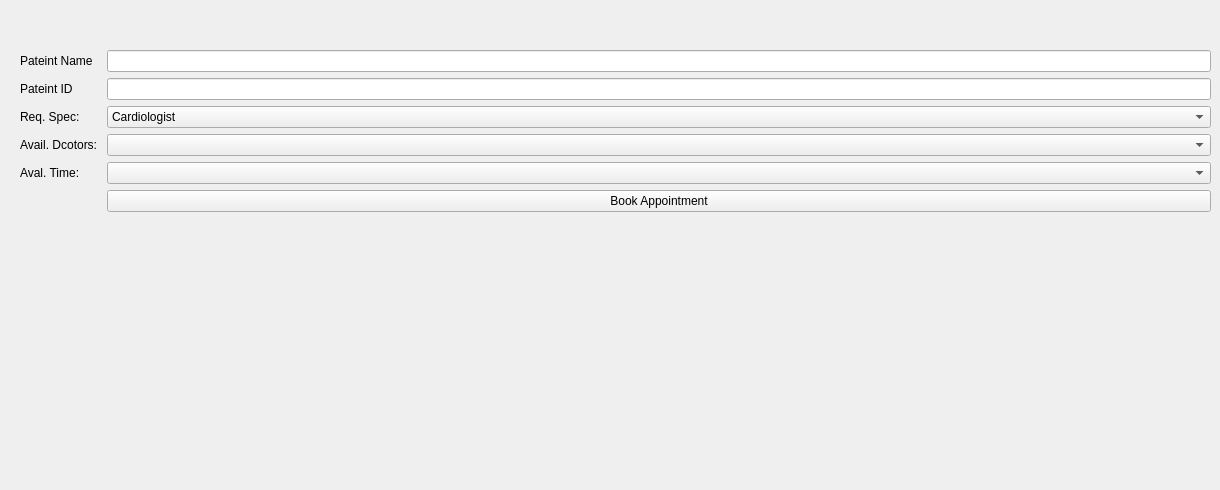
          <widget class="QWidget" name="appoint_form">
           <widget class="QWidget" name="formLayoutWidget">
            <property name="geometry">
             <rect>
              <x>20</x>
              <y>50</y>
              <width>1191</width>
              <height>431</height>
             </rect>
            </property>
            <layout class="QFormLayout" name="formLayout_6">
             <item row="0" column="0">
              <widget class="QLabel" name="label_33">
               <property name="text">
                <string>Pateint Name</string>
               </property>
              </widget>
             </item>
             <item row="0" column="1">
              <widget class="QLineEdit" name="le_pat_name"/>
             </item>
             <item row="1" column="0">
              <widget class="QLabel" name="label_35">
               <property name="text">
                <string>Pateint ID</string>
               </property>
              </widget>
             </item>
             <item row="1" column="1">
              <widget class="QLineEdit" name="le_pid"/>
             </item>
             <item row="2" column="0">
              <widget class="QLabel" name="label_34">
               <property name="text">
                <string>Req. Spec:</string>
               </property>
              </widget>
             </item>
             <item row="2" column="1">
              <widget class="QComboBox" name="cb_spec">
               <item>
                <property name="text">
                 <string>Cardiologist</string>
                </property>
               </item>
               <item>
                <property name="text">
                 <string>Neurologist</string>
                </property>
               </item>
               <item>
                <property name="text">
                 <string>Orthopedist</string>
                </property>
               </item>
               <item>
                <property name="text">
                 <string>Pediatrician</string>
                </property>
               </item>
               <item>
                <property name="text">
                 <string>Nephrologist</string>
                </property>
               </item>
               <item>
                <property name="text">
                 <string/>
                </property>
               </item>
              </widget>
             </item>
             <item row="3" column="0">
              <widget class="QLabel" name="label_32">
               <property name="text">
                <string>Avail. Dcotors: </string>
               </property>
              </widget>
             </item>
             <item row="3" column="1">
              <widget class="QComboBox" name="cb_avdoc"/>
             </item>
             <item row="4" column="0">
              <widget class="QLabel" name="label_36">
               <property name="text">
                <string>Aval. Time: </string>
               </property>
              </widget>
             </item>
             <item row="4" column="1">
              <widget class="QComboBox" name="cb_avtime"/>
             </item>
             <item row="5" column="1">
              <widget class="QPushButton" name="button_bookappoint">
               <property name="text">
                <string>Book Appointment</string>
               </property>
              </widget>
             </item>
            </layout>
           </widget>
          </widget>
